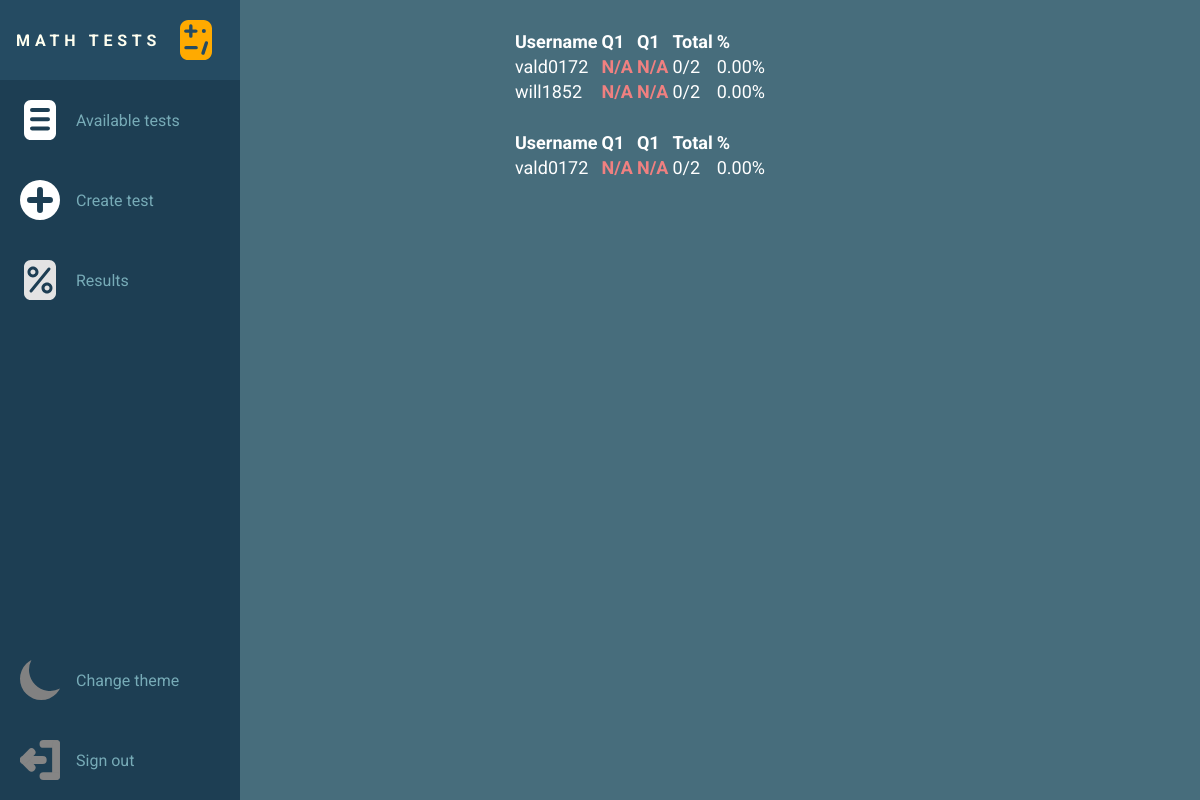
The page /result.php?t=1 (signed in) on the database as committed earlier.
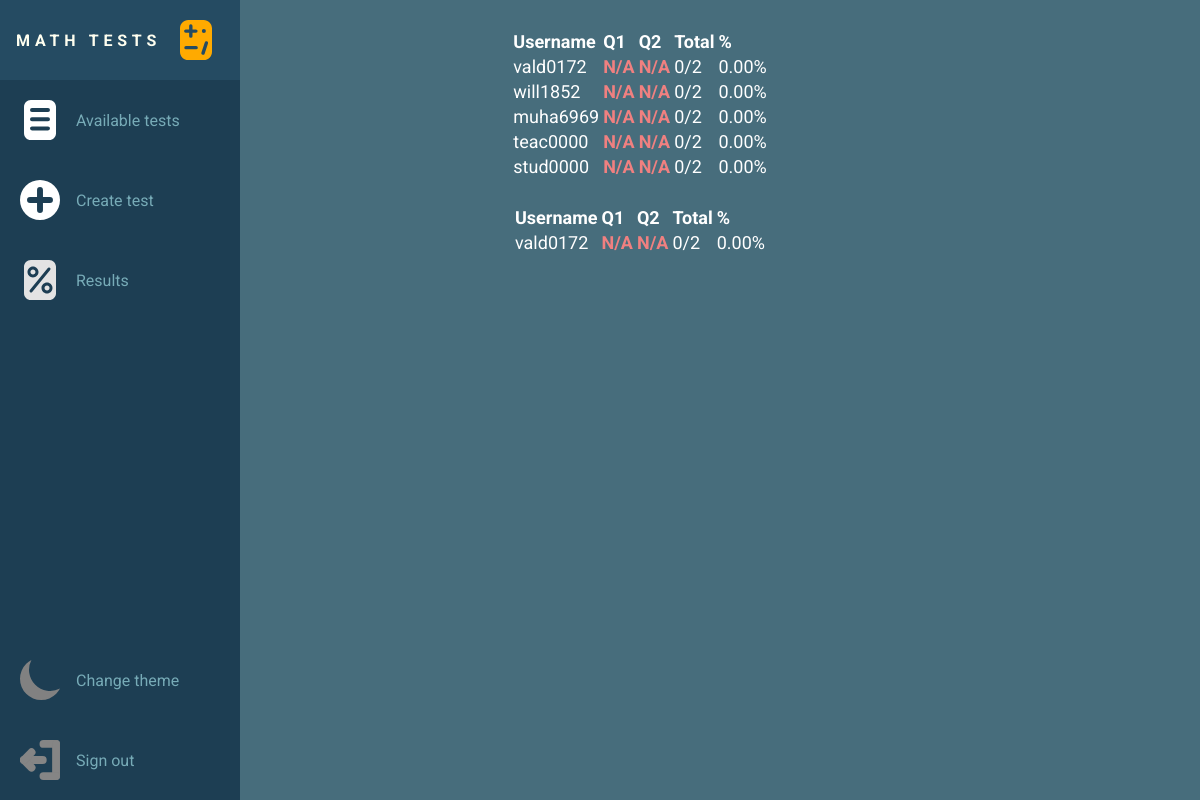
The same page on the database as committed later.
### tables this page shows
CREATE TABLE `users`(
	`id` INT NOT NULL AUTO_INCREMENT PRIMARY KEY,
    `first_name` VARCHAR(255) NOT NULL,
    `last_name` VARCHAR(255) NOT NULL,
    `username` VARCHAR(8) UNIQUE NOT NULL,
    `password_hash` VARCHAR(255) NOT NULL,
    `roles` TINYINT NOT NULL,
    `team_id` INT, 
    FOREIGN KEY (`team_id`) REFERENCES `teams`(`id`)
);

### htdocs/include/roles.php (called while the page is built, shortened)
<?php
	function isStudent() {
		return ($_SESSION['user_roles'] & Roles::STUDENT) > 0;
	}
	function isTeacher() {
		return ($_SESSION['user_roles'] & Roles::TEACHER) > 0;
	}
?>

### htdocs/result.php (the view, shortened to what this page needs)
<?php
    require_once("./include/db_connect.php");
?>
<!DOCTYPE html>
<html lang="en">
<head>
    <link rel="stylesheet" href="./style/stylesheet.css">
</head>
<body>
<?php include("./include/navbar.php") ?>
<main>
    <?php
        function resultRow($u_id, $u_username) {
            global $db;
            global $q_ids;
            global $q_cais;
            echo("<tr>");
            echo("<td>$u_username</td>");
            $correct = 0;
            $total = count($q_ids);
            for ($i = 0; $i < count($q_ids); $i++) {
                $query = "SELECT `answer_index` FROM `results` WHERE `user_id`=$u_id AND `question_id`={$q_ids[$i]};";
                $r_result = mysqli_query($db, $query) or die(mysqli_error($db));
                echo("<td>");
                if(mysqli_num_rows($r_result) > 0) {
                    $ai = mysqli_fetch_row($r_result)[0];
                    if($ai++ == $q_cais[$i]) {
                        echo("<b class=\"correct\">$ai</b>");
                        $correct++;
                    } else {
                        echo("<b class=\"wrong\">$ai</b>");
                    }
                } else {
                    echo("<b class=\"wrong\">N/A</b>");
                }
                echo("</td>");
            }
            echo("<td>$correct/$total</td>");
            echo("<td>" . number_format($correct/$total*100, 2) . "%</td>");
            echo("</tr>");
        }
        function resultHeader() {
            global $q_idxs;
            ?>
            <tr>
                <th>Username</th>
                <?php
                    foreach ($q_idxs as $q_idx) {
                        $friendly_idx = $q_idx + 1;
                        echo("<th>Q$friendly_idx</th>");
                    }
                ?>
                <th>Total</th>
                <th>%</th>
            </tr>
            <?php
        }
        $t_id = $_GET['t'];
        $query = "SELECT `team_id` FROM `tests` WHERE `id`=$t_id;";
        $result = mysqli_query($db, $query) or die(mysqli_error($db));
        $team_id = mysqli_fetch_row($result)[0];
        $q_ids = [];
        $q_idxs = [];
        if(isTeacher()) {
            ?>
            <table id="results-table">
                <?php
                    resultHeader();
                    $query = "SELECT `id`, `username` FROM `users` WHERE `team_id`=$team_id;";
                    $u_result = mysqli_query($db, $query) or die(mysqli_error($db));
                    while($u_row = mysqli_fetch_assoc($u_result)) {
                        resultRow($u_row['id'], $u_row['username']);
                    }
                ?>
            </table>
            <?php
        }
        if(isStudent()) {
            ?>
            <table id="results-table">
                <?php
                    resultRow($_SESSION['user_id'], $_SESSION['username']);
                ?>
            </table>
            <?php
        }
    ?>
</main>
</body>
</html>

### htdocs/include/navbar.php (shortened to what this page needs)
<?php require_once("./include/roles.php"); ?>
<nav class="navbar">
	<link rel="stylesheet" href="./style/navbar.css">
	<ul class="nav-list">
		<li class="nav-item">
			<a class="nav-link" id="logo-link" href="index.php">
				<span class="nav-text" id="logo-text"><b>Math Tests</b></span>
				<img class="nav-icon" id="logo-icon" src="./icon/logo.svg">
			</a>
		</li>
<?php if(isset($_SESSION['user_id'])): ?>
	<?php if(isStudent()): ?>
		<li class="nav-item">
			<a class="nav-link" href="view_test.php">
				<img class="nav-icon" src="./icon/view_test.svg">
				<span class="nav-text">Available tests</span>
			</a>
		</li>
	<?php endif;?>
	<?php if(isTeacher()): ?>
		<li class="nav-item">
			<a class="nav-link" href="create_test.php">
				<img class="nav-icon" src="./icon/create_test.svg">
				<span class="nav-text">Create test</span>
			</a>
		</li>
	<?php endif;?>
		<li class="nav-item">
			<a class="nav-link" href="view_result.php">
				<img class="nav-icon" src="./icon/scores.svg">
				<span class="nav-text">Results</span>
			</a>
		</li>
<?php endif;?>
		<li class="nav-item">
			<ul class="nav-list">
				<li class="nav-item">
					<a class="nav-link" id="theme-mode" href="#">
						<img class="nav-icon" id="dark-theme-icon" src="./icon/dark_theme.svg">
						<span class="nav-text">Change theme</span>
					</a>
				</li>
<?php if(isset($_SESSION['user_id'])): ?>
				<li class="nav-item">
						<a class="nav-link" href="./account/logout.php">
							<img class="nav-icon" src="./icon/logout.svg">
							<span class="nav-text">Sign out</span>
						</a>
				</li>
<?php endif; ?>
			</ul>
		</li>
	</ul>
</nav>

### htdocs/style/stylesheet.css (style rules this page uses)
:root { font-size: 16px; font-family: 'Roboto', sans-serif; --one: #476D7C; --two: #1D3E53; --three: #fffff0; --four: #254b62; --five: #77abb7; --six: #77abb7; --seven: #254b62; --eight: #476D7C; --nine: #77abb7; --ten: #1D3E53; }
body { margin: 0; padding: 0; background:var(--one); color: var(--three); }
.wrong { color: lightcoral; }
#results-table { font-size: large; padding-top: 12px; padding-bottom: 12px; text-align: left; margin: 0 auto; color:white; }

### htdocs/style/navbar.css (style rules this page uses)
:root { --filter-hover: grayscale(0%) brightness(1); }
main { margin-left: 5rem; padding: 1rem; }
.navbar { width: 5rem; height: 100vh; position: fixed; background-color: var(--two); z-index: 1; transition: width 200ms ease; }
.nav-list { list-style-type: none; margin: 0; padding: 0; display: flex; flex-direction: column; align-items: center; height: 100%; }
.nav-item { width: 100%; }
.nav-item:last-child { margin-top: auto; }
.nav-link { display: flex; align-items: center; height: 5rem; color: var(--six); text-decoration: none; white-space: nowrap; transition: 200ms; }
.nav-icon { min-width: 2.5rem; margin-left: 1.25rem; filter: grayscale(100%) brightness(1.4); transition: 500ms; }
.nav-text { display: none; margin-left: 1rem; }
#logo-link { background-color: var(--four); }
#logo-text { text-transform: uppercase; letter-spacing: 0.3rem; display: inline; position: absolute; left: -200px; transition: left 400ms; color: var(--three); }
#logo-icon { transform: none; }

Rows that differ between the two databases and show on the page:
added users: username "muha6969", correct "0", total "0.00"
added users: username "teac0000", correct "0", total "0.00"
added users: username "stud0000", correct "0", total "0.00"
Other text that changed with them:
new list line: "Q 2"
list line gone: "Q 1"
